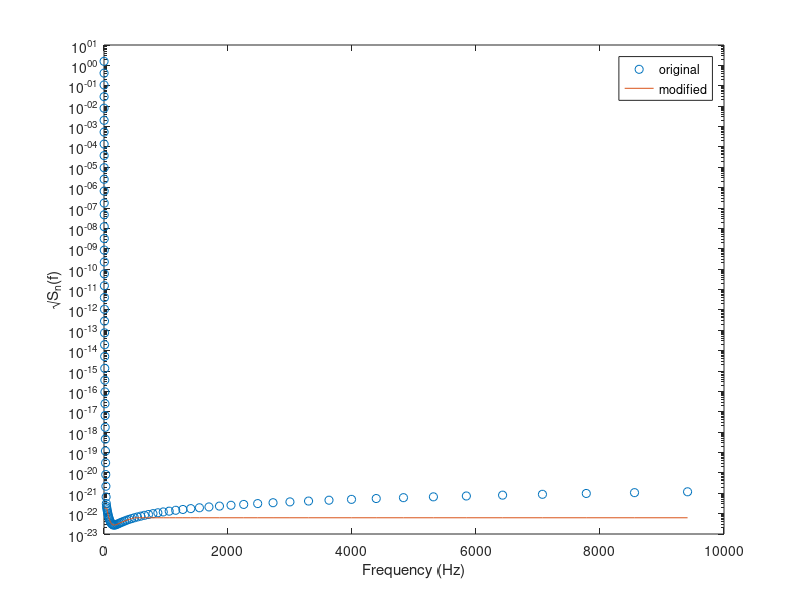

The MATLAB script that drew this image:
%%Try to set cutoffs in LIGO noise PSD

mynoise=load('iLIGOSensitivity.txt','-ascii');
semilogy(mynoise(:,1),mynoise(:,2),'o','displayname','original');%original sqrt PSD
hold on;

mynoise(1:40,2)=mynoise(41,2);%manually set lower cutoff
%mynoise(66:97,2)=-(mynoise(66,2)-mynoise(97,2))/(mynoise(66,1)-mynoise(97,1))*(mynoise(66:97,1)-mynoise(97,1)); 
mynoise(66:97,2)=mynoise(66,2);%manually set upper cutoff
semilogy(mynoise(:,1),mynoise(:,2)); %modified
legend('original','modified');

xlabel('Frequency (Hz)');
ylabel('\surd{S_n(f)}');